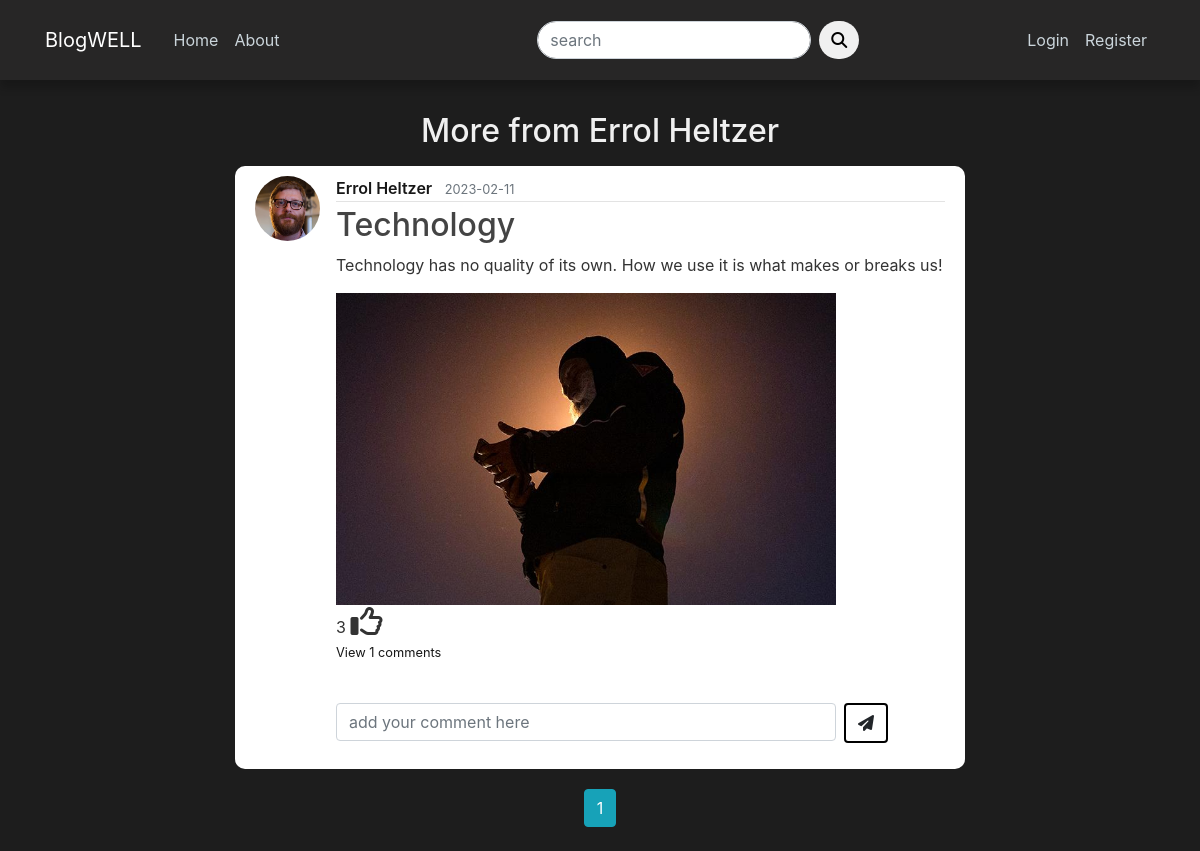
The app's page /user/Errol Heltzer with its own data.
### blog/models.py (models this page shows, shortened)
class User(db.Model, UserMixin):
    id = db.Column(db.Integer, primary_key=True)
    username = db.Column(db.String(20), unique=True, nullable=False)
    email = db.Column(db.String(120), unique=True, nullable=False)
    image_file = db.Column(db.String(20), nullable=False, default='default.jpg')
    password = db.Column(db.String(60), nullable=False)
    posts = db.relationship('Post', backref='author', lazy=True, cascade="all, delete")
    comments = db.relationship('Comment', backref='author', lazy=True, cascade="all, delete")
    is_admin = db.Column(db.Boolean, default=False)
    likes = db.relationship('Like', backref='author', lazy=True, cascade="all, delete")
    reports = db.relationship('Reports', backref='author', lazy=True, cascade="all, delete")

class Post(db.Model):
    __table_args__ = (CheckConstraint('hate_percentage >= 0.0 and hate_percentage <= 1.0'),)
    id = db.Column(db.Integer, primary_key=True)
    title = db.Column(db.String(100), nullable=False)
    date_posted = db.Column(db.DateTime, nullable=False, default=datetime.utcnow)
    content = db.Column(db.Text, nullable=False)
    post_image = db.Column(db.String(200), nullable=True)
    user_id = db.Column(db.Integer, db.ForeignKey('user.id'), nullable=False)
    comments = db.relationship('Comment', backref='post', lazy=True, cascade="all, delete")
    likes = db.relationship('Like', backref='Post', lazy=True, cascade="all, delete")
    hate_percentage = db.Column(db.Float, nullable=False, server_default='0.0')
    reports = db.relationship('Reports', backref='Post', lazy=True, cascade="all, delete")

### blog/users/routes.py (the view)
@users.route("/user/<string:username>")
def user_posts(username):
    page = request.args.get('page', 1, type=int)
    user = User.query.filter_by(username=username).first_or_404()
    posts = Post.query.filter_by(author=user)\
        .order_by(Post.date_posted.desc())\
        .paginate(page=page, per_page=5)#pagination and post order
    return render_template('user_posts.html', posts=posts, user=user)

### blog/users/forms.py
class SearchForm(FlaskForm):
    searched = StringField('search', validators=[DataRequired()])
    submit = SubmitField('Submit')

### blog/users/routes.py (called while the page is built)
@app.context_processor
def home():
    form = SearchForm()
    return dict(form=form)

### blog/templates/user_posts.html (shortened to what this page needs)
{% extends "layout.html" %}
{% block content %}
    <h2 class="title mb-3" style="text-align: center;">More from {{user.username}}</h2>
    {% for post in posts.items %}
        <article class="media content-section">
            <img src="{{ url_for('static', filename='profile_pics/' + post.author.image_file)}}" class="rounded-circle article-img" alt="">
            <div class="media-body">
                <div class="article-metadata">
                    <a class="mr-2 uname" href="{{url_for('users.user_posts', username=post.author.username )}}">{{ post.author.username }}</a>
                    <small class="text-muted">{{ post.date_posted.strftime('%Y-%m-%d') }}</small>
                </div>
                <h2><a class="article-title" href="{{ url_for('posts.post', post_id=post.id)}}">{{ post.title }}</a></h2>
                {% if post.post_image %}
                    <div><p class="article-content">{{ post.content }}</p></div>
                    <div class="post-pic"><img src="{{url_for('static', filename = 'post_images/' + post.post_image)}}" alt="" height="auto" width="500px"></div>
                {% else %}
                    <div><p class="article-content">{{ post.content }}</p></div>
                {% endif %}
                <div>
                    <span id="likes-count-{{post.id}}">{{post.likes|length}}</span>
                    {% if current_user in post.likes|map(attribute="author")|list %}
                        <i class="fa-solid fa-thumbs-up fa-2x" id="likes-button-{{post.id}}" onclick="like({{post.id}})"></i></a>
                    {% else %}
                        <i class="fa-regular fa-thumbs-up fa-2x" id="likes-button-{{post.id}}" onclick="like({{post.id}})"></i></a>
                    {% endif %}
                </div>
                <p class="card-text">
                    {% if post.comments|length > 0 %}
                    <a data-toggle="collapse" href="#comments-{{post.id}}" role="button" aria-expanded="false">
                        <small>View {{post.comments|length }} comments</small>
                    </a>
                    {% else%}
                    <small class="text-muted">No comments to display</small>
                    {% endif %}
                </p>
                <br>
                <form action="/comment/{{post.id}}" class="input-group mb-3" method="POST">
                    <div class="mr-2">
                        <input type="text" name="text" id="text" class="form-control" placeholder="add your comment here" style="width: 500px;"/>
                    </div>
                    <div>
                        <button type="submit" class="btn btn-rounded" style="border: 2px solid black;"><i class="fa-solid fa-paper-plane"></i></button>
                    </div>
                </form>
            </div>
        </article>
    {% endfor %}
        <div class="pagi_btn text-center">
            {% for page_num in posts.iter_pages(left_edge=1, right_edge=1, left_current=1, right_current=2) %}
                {% if page_num %}
                    {% if posts.page == page_num %}
                        <a href="{{ url_for('users.user_posts', username=user.username, page=page_num )}}" class="btn btn-info mb-4">{{ page_num }}</a>
                    {% else %}
                        <a href="{{ url_for('users.user_posts', username=user.username, page=page_num )}}" class="btn btn-outline-info mb-4">{{ page_num }}</a>
                    {% endif %}
                {% endif %}
            {% endfor %}
        </div>
{% endblock content %}

### blog/static/main.css (style rules this page uses)
body { background: #1d1d1d; color: #333333; margin-top: 7rem; }
h1, h2, h3, h4, h5, h6 { color: #444444; }
a { color: rgb(23, 23, 23); }
.uname { font-weight: 600; }
.title { color: #f0f0f0; }
.content-section { background: #ffffff; padding: 10px 20px; border-radius: 10px; margin-bottom: 20px; }
.article-title { color: #444444; }
.article-content { white-space: pre-line; }
.article-img { height: 65px; width: 65px; margin-right: 16px; }
.article-metadata { padding-bottom: 1px; margin-bottom: 4px; border-bottom: 1px solid #e3e3e3 }
.fa-thumbs-up { cursor: pointer; }

### records on screen
User: username "Errol Heltzer"
Post: image_file (picture), author.username "Errol Heltzer", date_posted "2023-02-11", title "Technology", content "Technology has no quality of its own. How we use it is what makes or breaks us!", post_image (picture), likes|length "3", comments|length "1"

### other values on screen
{{ page_num }} "1"
